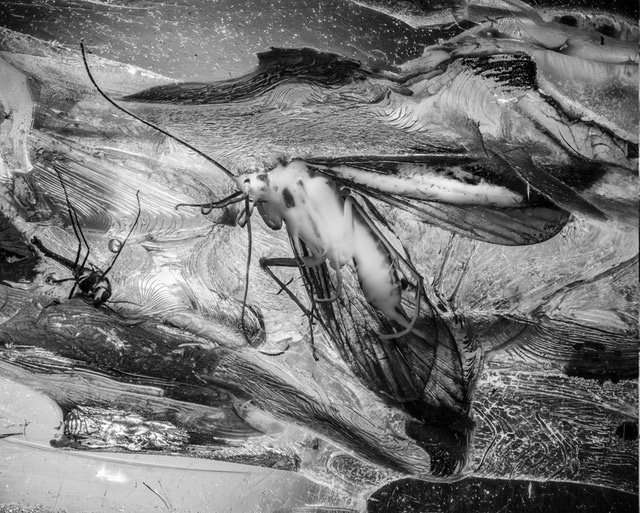
#> input picture resources/left.png, 640 x 513 px
$ jupyter execute homework-2-4-noisy.ipynb
#> lines starting #> are read from the running program, lines starting #| are printed output that depends on the picture; after the words box and inside, x2 and y2 are one past the last pixel; in counts of white or black regions, pixels touching at a corner belong together; long printed decimals are rounded
[cell 1]
import math
import numpy as np
import matplotlib.pyplot as plt
from scipy.stats import uniform
from matplotlib.image import imread

# Homework 2 (4)

## (S) Introducing noise

In step (J), you have the images $S_L(x, y)$ and $S_R(x, y)$. Add noise $N_L(x, y)$ and $N_R(x, y)$ to them, such that

$$
S_L(x ,y) \rightarrow S_L(x, y) + N_L(x, y)
$$

$$
S_R(x ,y) \rightarrow S_R(x, y) + N_R(x, y)
$$

At each pixel location $(x, y)$, the noise $N_L(x, y)$ and $N_R(x, y)$ are independent of each other, and is a random number uniformly distributed in the range between $-N_{max}$ and $N_{max}$, i.e., $-N_{max} \leq N_L(x, y) \leq N_{max}$ and $-N_{max} \leq N_R(x, y) \leq N_{max}$. Noise in different pixels should be independent random numbers in this range. Choose $N_{max} = \sqrt{(R_{11}^S + R_{22}^S)} / 2$ (or you can choose a larger or smaller N). Plot out the noisy images $S_L(x, y)$ and $S_R(x, y)$. With these noisy images, repeat steps (B)-(R), and observe what happens and reflect on the result. You can play with the value of $N_{max}$ and see different effects by different $N_{max}$ values, and try to reflect why.

[cell 2]
def noise(nmax = 1, n = 1):
    return uniform.rvs(loc = -nmax, scale = nmax, size = n)

[cell 3]
def noisy_image(original, nmax = 1):
    noise_data = np.reshape(noise(nmax, n = np.size(original)), newshape = original.shape)
    return original + noise_data

[cell 4]
def covariance(x, y):
    _x = x - np.mean(x)
    _y = y - np.mean(y)
    N = np.size(x)

    return np.array([
        [np.sum(_x * _x) / N, np.sum(_x * _y) / N],
        [np.sum(_y * _x) / N, np.sum(_y * _y) / N]
    ])

[cell 5]
def correlation_coefficient(x, y):
    _x = x - np.mean(x)
    _y = y - np.mean(y)

    return np.sum(_x * _y) / np.sqrt(np.sum(_x * _x) * np.sum(_y * _y))

[cell 6]
def correlation(x, y):
    return np.array([
        [correlation_coefficient(x, x), correlation_coefficient(x, y)],
        [correlation_coefficient(y, x), correlation_coefficient(y, y)]
    ])

[cell 7]
left_original = imread("resources/left.png")
#> left_original is the input picture: shape (513, 640) float32; min 0, max 1, mean 0.467
right_original = imread("resources/right.png")
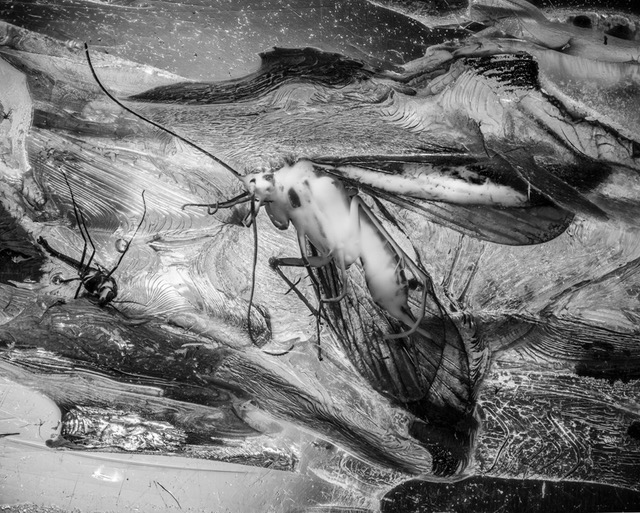
#> input picture resources/right.png, 640 x 513 px
#> right_original is the input picture: shape (513, 640) float32; min 0, max 1, mean 0.464

[cell 8]
r = correlation(left_original, right_original)
#> r = [[1, 0.768], [0.768, 1]]

[cell 9]
nmax = math.sqrt(r[0][0] + r[1][1]) / 2
#> nmax = 0.707

print(f"Using nmax = {nmax}")
#| Using nmax = 0.7071

left_original = noisy_image(left_original, nmax = nmax)
right_original = noisy_image(right_original, nmax = nmax)
#> call 2 of noisy_image, with nmax = 0.707
#> in noisy_image (call 2), `noise_data = np.reshape(noise(nmax, n = np.size(original)), newshape =..`:
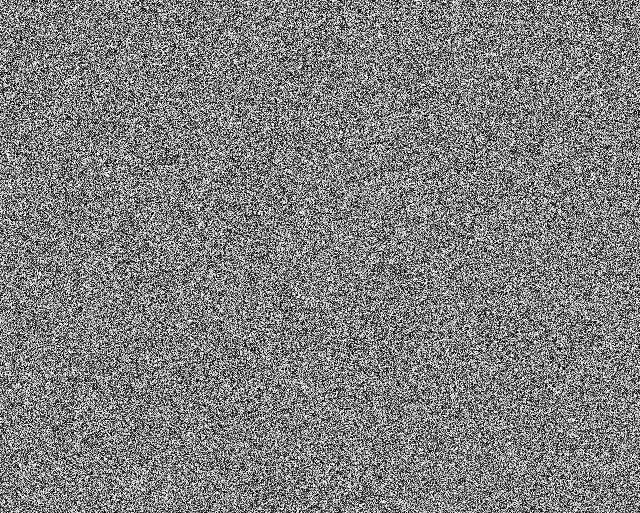
#> noise_data: shape (513, 640) float64; min -0.707, max -3.88e-06, mean -0.353; drawn with min black and max white
#> in noisy_image (call 2), `return original + noise_data`:
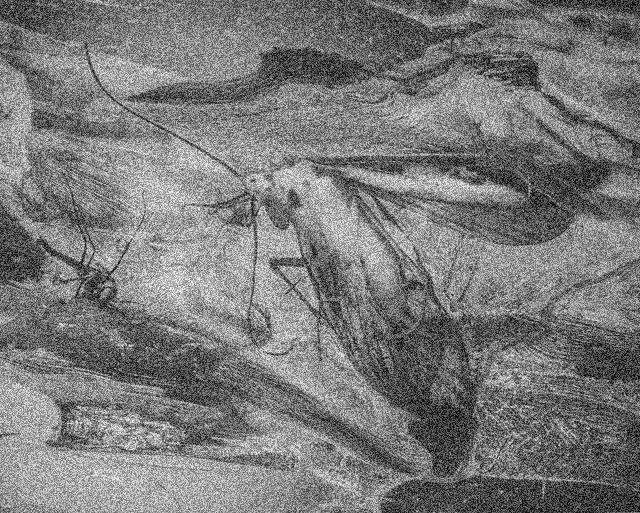
#> returned value: shape (513, 640) float64; min -0.706, max 0.986, mean 0.11; drawn with min black and max white

[cell 10]
def plot_left_and_right(left, right, apply_lim = False, title_left = "Left", title_right = "Right"):
#> called with apply_lim = False, title_left = 'Left', title_right = 'Right'
    max_lim = np.max(np.abs([left, right]))
#> max_lim = 0.991

    plt.subplot(1, 2, 1)
    if apply_lim:
        plt.imshow(left, cmap = "gray", vmin = -max_lim, vmax = max_lim)
    else:
        plt.imshow(left, cmap = "gray")
    plt.colorbar(fraction = 0.046, pad = 0.04)

    if title_left != "":
        plt.title(title_left)

    plt.subplot(1, 2, 2)
    if apply_lim:
        plt.imshow(right, cmap = "gray", vmin = -max_lim, vmax = max_lim)
    else:
        plt.imshow(right, cmap = "gray")
    plt.colorbar(fraction = 0.046, pad = 0.04)

    if title_right != "":
        plt.title(title_right)

    plt.tight_layout()
    plt.show()

[cell 11]
plot_left_and_right(left_original, right_original)

## (B) Normalizing the images

Please normalize each image as follows. For $S_i(x, y)$, with $i = L$ or $i = R$, find $S_i^{min}$ and $S_i^{max}$ as the mininum and maximum of $S_i(x, y)$ across all pixel locations $(x, y)$. Then, for $\hat{S} = 255$, do

$$
S_i(x, y) \rightarrow \hat{S} \frac{S_i(x, y) - S_i^{min}}{{S_i^{max} - S_i^{min}}
$$

Now $0 \leq S_i(x, y) \leq \hat{S}$. Round each $S_i(x, y)$ into an integer value so that $S_i(x, y)$ is an integer between $0$ and $\hat{S}$.

[cell 12]
def normalize(image, s_hat = 255):
#> called with s_hat = 255
    s_min = np.min(image)
#> s_min = -0.707
    s_max = np.max(image)
#> s_max = 0.991

    image = s_hat * (image - s_min) / (s_max - s_min)
    image = np.round(image).astype(np.uint8)

    return image

[cell 13]
left = normalize(left_original)
right = normalize(right_original)

print(f"Before normalization left: min = {np.min(left_original)}, max = {np.max(left_original)}")
#| Before normalization left: min = -0.707, max = 0.9911
print(f"After normalization left: min = {np.min(left)}, max = {np.max(left)}")
#| After normalization left: min = 0, max = 255

print(f"Before normalization right: min = {np.min(right_original)}, max = {np.max(right_original)}")
#| Before normalization right: min = -0.7057, max = 0.9865
print(f"After normalization right: min = {np.min(right)}, max = {np.max(right)}")
#| After normalization right: min = 0, max = 255

[cell 14]
plot_left_and_right(left, right)

## (C) Signal probability

For each $S_i(x, y)$, with $i = L$ or $i = R$, calculate the probability $P(S)$ for $S_i(x, y) = S$ across all $(x, y)$. This means, for each $S = 0, 1, 2, \dots, \hat{S}$, let $n(S)$ be the number of pixels $(x, y)$ for which $S_i(x, y) = S$, and let $N$ be the total number of pixels in $S_i$, then $P(S) = \frac{n(S)}{N}$.
Plot out $P(S)$ vs $S$ for each image $S_i$.

[cell 15]
def probability(x, min_val = 0, max_val = 255):
    bins = np.linspace(min_val, max_val + 1, num = max_val + 2)
    return [bins[:-1], np.histogram(x, bins = bins)[0] / np.size(x)]

[cell 16]
s, p = probability(left)
#> s = 256 values from 0 to 255; p = 256 values, max 0.00852 at index 120, min 3.05e-06 at index 253, mean 0.00391
plt.plot(s, p, label = "Left")

s, p = probability(right)
#> p = 256 values, max 0.00861 at index 121, min 0 at index 254, mean 0.00391
plt.plot(s, p, label = "Right")

plt.legend()
plt.show()

## (D) Signal entropy

For each $S_i(x, y)$, with $i = L$ or $i = R$, calculate the pixel entropy

$$
H(S_i) = - \sum_{S_i} P(S_i)\ log_2\ P(S_i)
$$

Please note that, if for some values $S$ you have $P(S) = 0$, in such a case $P(S)\ log_2\ P(S) = 0$. Your computer will complain if you try to calculate $log_2\ P(S)$ when $P(S) = 0$. So omit these $S$ values with zero $P(S)$ when doing the sum above.

Write out what $H(S)$ is for each image $S_i$.

[cell 17]
def entropy(probs):
    return -np.sum([p * np.log2(p) if p > 0 else 0 for p in probs])

[cell 18]
_, p = probability(left)
#> p = 256 values, max 0.00852 at index 120, min 3.05e-06 at index 253, mean 0.00391
print(f"Entropy for i = L: {round(entropy(p), 2)}")
#| Entropy for i = L: 7.57

_, p = probability(right)
#> p = 256 values, max 0.00861 at index 121, min 0 at index 254, mean 0.00391
print(f"Entropy for i = R: {round(entropy(p), 2)}")
#| Entropy for i = R: 7.57

## (E) Joint probability

Calculate the joint probability $P(S_1, S_2)$ of $S_L(x, y) = S_1$ and $S_R(x, y) = S_2$ for $S_1 = 0, 1, 2, \dots, \hat{S}$ and $S_2 = 0, 1, 2, \dots, \hat{S}$. This means, for each possible pair of values $(S_1, S_2)$, go across all pixels $(x, y)$ to find $n(S_1, S_2)$ as the number of pixels satisfying $S_L(x, y) = S_1$ and $S_R(x, y) = S_2$. Then $P(S_1, S_2) = \frac{n(S_1, S_2)}{N}$.
Plot out $P(S_1, S_2)$ (which is the joint probability distribution function) versus $S_1$ and $S_2$.

[cell 19]
def joint_probability(x, y, min_val = 0, max_val = 255):
#> called with min_val = 0, max_val = 255
    counts, _, _ = np.histogram2d(x.flatten(), y.flatten(), bins = max_val + 1)
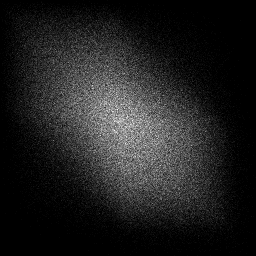
#> counts: shape (256, 256) float64; min 0, max 39, mean 5; drawn with min black and max white

    return counts / np.size(x)
#> returned value: shape (256, 256) float64

[cell 20]
probs = joint_probability(left, right)

[cell 21]
plt.imshow(probs)
plt.xlabel(r'Image $S_1$')
plt.ylabel(r'Image $S_2$')
plt.colorbar(fraction = 0.046, pad = 0.04)
plt.show()

## (F) Joint entropy

Calculate joint entropy as

$$
H(S_1, S_2) = - \sum_{S_1, S_2} P(S_1, S_2)\ log_2\ P(S_1, S_2)
$$

Write out the value for H(S_1, S_2).

[cell 22]
print(f"Joint entropy: {round(entropy(probs.flatten()), 2)}")
#| Joint entropy: 14.87

## (G) Mutual information

Calculate mutual information between corresponding pixels in the two images as

$$
I(S_1, S_2) = \sum_{S_1, S_2} P(S_1, S_2)\ log_2\ \frac{P(S_1, S_2)}{P(S_1)P(S_2)} = H(S_1) + H(S_2) - H(S_1, S_2)
$$

Write out the value for $I(S_1, S_2)$.

[cell 23]
def mutual_information(x, y, min_val = 0, max_val = 255):
#> called with min_val = 0, max_val = 255
    _, p = probability(x, min_val = min_val, max_val = max_val)
#> p = 256 values, max 0.00852 at index 120, min 3.05e-06 at index 253, mean 0.00391
    entropy_x = entropy(p)
#> entropy_x = 7.57

    _, p = probability(y, min_val = min_val, max_val = max_val)
#> p = 256 values, max 0.00861 at index 121, min 0 at index 254, mean 0.00391
    entropy_y = entropy(p)
#> entropy_y = 7.57

    p = joint_probability(x, y, min_val = min_val, max_val = max_val)
    entropy_xy = entropy(p.flatten())
#> entropy_xy = 14.87

    return entropy_x + entropy_y - entropy_xy

[cell 24]
print(f"Mutual information: {round(mutual_information(left, right), 2)}")
#| Mutual information: 0.28

## (H) Redundancy

Calculate the redundancy between the left and right eye images as

$$
\text{Redundancy} = \frac{H(S_1) + H(S_2)}{H(S_1, S_2)} - 1
$$

[cell 25]
def redundancy(x, y, min_val = 0, max_val = 255):
#> called with min_val = 0, max_val = 255
    _, p = probability(x, min_val = min_val, max_val = max_val)
#> p = 256 values, max 0.00852 at index 120, min 3.05e-06 at index 253, mean 0.00391
    entropy_x = entropy(p)
#> entropy_x = 7.57

    _, p = probability(y, min_val = min_val, max_val = max_val)
#> p = 256 values, max 0.00861 at index 121, min 0 at index 254, mean 0.00391
    entropy_y = entropy(p)
#> entropy_y = 7.57

    p = joint_probability(x, y, min_val = min_val, max_val = max_val)
    entropy_xy = entropy(p.flatten())
#> entropy_xy = 14.87

    return ((entropy_x + entropy_y) / entropy_xy) - 1

[cell 26]
print(f"Redundancy: {round(redundancy(left, right), 2)}")
#| Redundancy: 0.02

## (I) Using $n$ bits to present each image pixel

So far, you have done (B)-(H) when the highest pixel value is $\hat{S} = 255$. Now, repeat (B)-(H) for $\hat{S} = 127, 63, 31, 15, 7, 3, 1$. In other words, you can take $\hat{S} = 2^n - 1$ for $n = 1, 2, 3, \dots, 8$ (so that $\hat{S} = 255$ when $n = 8$), so that you use $n$ bits to present each image pixel. Plot $H(S_i)$, $H(S_1, S_2)$, $I(S_1, S_2)$ and Redundancy as functions of $n$. Also, please plot out the two images for each $n$ value, and see if they make sense.

[cell 27]
h_l = []
h_r = []
h_rl = []
i_rl = []
red = []
n_bits = []

for n_bit in range(1, 9):
    s_hat = round(math.pow(2, n_bit) - 1)
    n_bits.append(n_bit)

    _left = normalize(left_original, s_hat = s_hat)
    _right = normalize(right_original, s_hat = s_hat)

    plot_left_and_right(_left, _right, title_left = f"Left, {n_bit} bits", title_right = f"Right, {n_bit} bits")

    _, p = probability(_left, max_val = s_hat)
    h_l.append(entropy(p))

    _, p = probability(_right, max_val = s_hat)
    h_r.append(entropy(p))

    p = joint_probability(_left, _right, max_val = s_hat)
    h_rl.append(entropy(p.flatten()))

    i_rl.append(mutual_information(_left, _right))

    red.append(redundancy(_left, _right, max_val = s_hat))
#> this loop made 8 passes
#> max_lim in plot_left_and_right on passes 3 to 8: 7, 15, 31, 63, 127, 255
#> pass 1, in normalize (call 3), `image = np.round(image).astype(np.uint8)`:
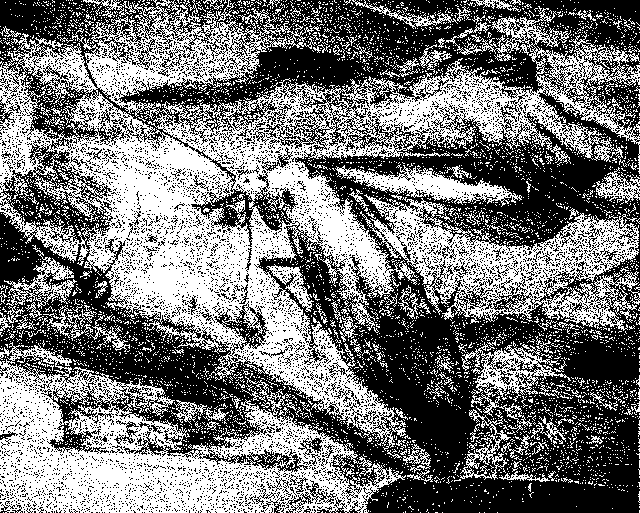
#> image: shape (513, 640); values 0 (black) and 1 (white), 46.8% white; 5215 white regions (5084 under 20 px), largest, box (x1, y1, x2, y2) and area: (0, 0, 640, 451) 80166, (0, 342, 406, 513) 29938, (360, 194, 640, 331) 13969
#> pass 1, in normalize (call 4), `image = np.round(image).astype(np.uint8)`:
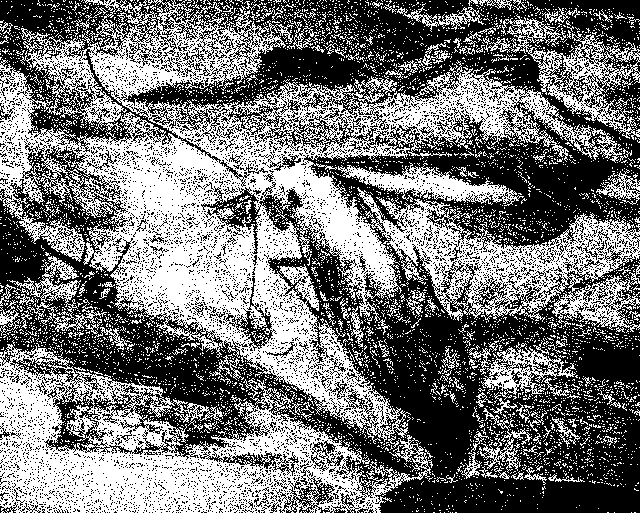
#> image: shape (513, 640); values 0 (black) and 1 (white), 46.4% white; 5233 white regions (5083 under 20 px), largest, box (x1, y1, x2, y2) and area: (0, 0, 640, 444) 88137, (0, 344, 433, 513) 31277, (483, 14, 640, 140) 4475
#> after the loop, h_l = [0.997, 1.35, 2.43, 3.49, 4.53, 5.56, 6.57, 7.57]; h_r = [0.996, 1.35, 2.43, 3.49, 4.53, 5.55, 6.57, 7.57]; h_rl = [1.93, 2.6, 4.72, 6.84, 8.91, 10.95, 12.94, 14.87]; i_rl = [0.0662, 0.0947, 0.14, 0.153, 0.158, 0.165, 0.189, 0.276]; n_bits = [1, 2, 3, 4, 5, 6, 7, 8]; red = [0.0343, 0.0364, 0.0298, 0.0224, 0.0178, 0.0151, 0.0146, 0.0186]

[cell 28]
plt.figure(figsize = (12, 6))

plt.subplot(1, 3, 1)
plt.plot(n_bits, h_l, label = "Entropy, left")
plt.plot(n_bits, h_r, label = "Entropy, right")
plt.plot(n_bits, h_rl, label = "Entropy, joint")
plt.legend()
plt.xlabel("S, log2")

plt.subplot(1, 3, 2)
plt.plot(n_bits, i_rl, label = "Mutual information")
plt.legend()
plt.xlabel("S, log2")

plt.subplot(1, 3, 3)
plt.plot(n_bits, red, label = "Redundancy")
plt.legend()
plt.xlabel("S, log2")
plt.show()
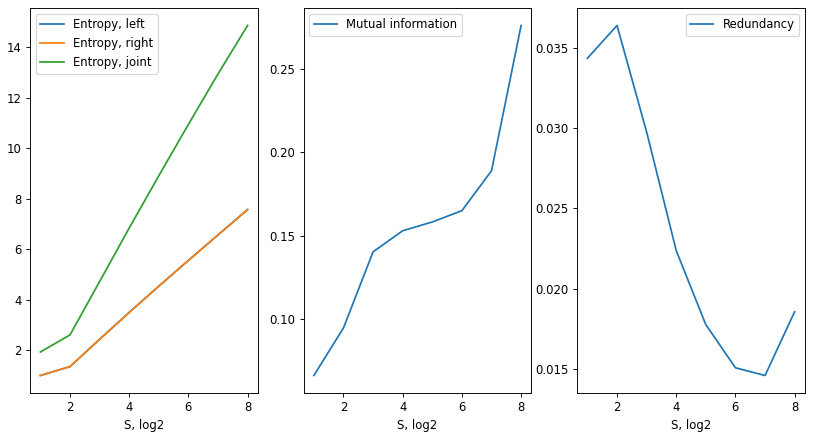
#> figure drawn by matplotlib, 3 panels

## (J) Correlation

Let us go back to take $\hat{S} = 255$, so that each $S(x, y)$ pixel is represented by 8 bits.
For each image $S(x, y)$, let

$$
\bar{S}_i = \sum_{x, y} \frac{S_i(x, y)}{N}
$$

be the average value of $S(x, y)$ across all the image pixels. Then shift the pixel value

$$
S_i(x, y) \rightarrow S_i(x, y) - \bar{S}_i
$$

so that each image should now have a zero mean value.

Now, the correlation between $S_i(x, y)$ and $S_j(x, y)$ across pixels is

\begin{equation*}
\begin{split}
R^S_{ij} &= \langle S_i S_j \rangle \\
&= \frac{\sum_{x, y} S_i(x, y) S_j(x, y)}{\sum_{x, y} 1} \\
&= \frac{\sum_{x, y} S_i(x, y) S_j(x, y)}{N}
\end{split}
\end{equation*}

So you can get a $2 \times 2$ matrix $R^S$ with elements $R_{ij}^S$ for $i = 1, 2$ and $j = 1, 2$.

$$
R^S = \begin{pmatrix}
R_{11}^S & R_{12}^S \\
R_{21}^S & R_{22}^S
\end{pmatrix}
$$

The diagonal element, $R_{11}^S$ and $R_{22}^S$ of this matrix are the variance of pixel values in each monocular image, and the off-diagonal values are the covariance between the two monocular images. Please write out this matrix value.

[cell 29]
r = covariance(left, right)
#> in covariance, `N = np.size(x)`: N = 328320
#> r = [[2197.2, 962.1], [962.1, 2192.1]]

print("Covariance:")
print(np.round(r, 2))
#| [[2197.19  962.09]
#|  [ 962.09 2192.15]]

print("Correlation:")
print(np.round(correlation(left.flatten(), right.flatten()), 2))
#| [[1.   0.44]
#|  [0.44 1.  ]]

## (K) Scatter plot

Give a scatter plot of $S_L(x, y)$ versus $S_R(x, y)$. This means, start with a plot with horizontal and vertical axes, plot a point at location $(S_L(x, y), S_R(x, y))$, with the value of $S_L(x, y)$ and $S_R(x, y)$ on the horizontal and vertical axes respectively, for each pixel $(x, y)$ in images $S_L(x, y)$ and $S_R(x, y)$. Compare your plot with one in Figure 1, and see if they look similar.

[cell 30]
shifted_left = (left - np.mean(left)).flatten()
shifted_right = (right - np.mean(right)).flatten()

corr = correlation_coefficient(shifted_left, shifted_right)
#> corr = 0.438

plt.scatter(shifted_left, shifted_right, s = 0.1)
plt.axhline(y = 0, color = "black", linewidth = 0.5)
plt.axvline(x = 0, color = "black", linewidth = 0.5)
plt.xlabel("S left")
plt.ylabel("S right")
plt.title(f"Correlation: {round(corr, 2)}")
plt.show()
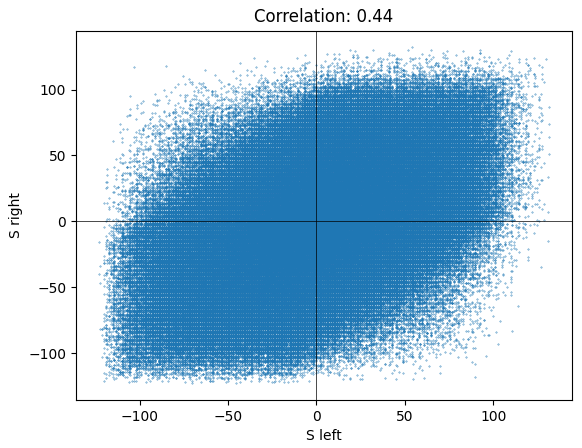
#> figure drawn by matplotlib, 1 panel

## (L) Eigenvalues and eigenvectors

Calculate the eigenvalues and eigenvectors of the $2 \times 2$ matrix $R^S$. Plot each eigenvector as a vector in the scatter plot you obtained above in (K), and observe how each eigenvector is related to the character of this scatter plot of data, and observe how each eigenvalue is related to the variance of the data projected onto each eigenvector.

[cell 31]
eigenvalues, eigenvectors = np.linalg.eig(r)
#> eigenvalues = [3156.8, 1232.6]; eigenvectors = [[0.708, -0.706], [0.706, 0.708]]

[cell 32]
plt.scatter(shifted_left, shifted_right, s = 0.1, alpha = 0.5)
plt.axhline(y = 0, color = "black", linewidth = 0.5)
plt.axvline(x = 0, color = "black", linewidth = 0.5)
plt.xlabel("S left")
plt.ylabel("S right")
plt.title(f"Correlation: {round(corr, 2)}")

for i in range(len(eigenvalues)):
    eigen_x = np.sqrt(eigenvalues)[i] * eigenvectors[0, i]
    eigen_y = np.sqrt(eigenvalues)[i] * eigenvectors[1, i]

    plt.quiver(0, 0, eigen_x, eigen_y,
               angles='xy', scale_units='xy', scale=1, color=['r', 'b'][i])
    plt.annotate(text = round(eigenvalues[i], 2), xy = (eigen_x - 20, eigen_y + 10), size = 12)
#> this loop made 2 passes
#> (eigen_x, eigen_y) on passes 1 to 2: (39.78, 39.68), (-24.79, 24.86)

plt.show()
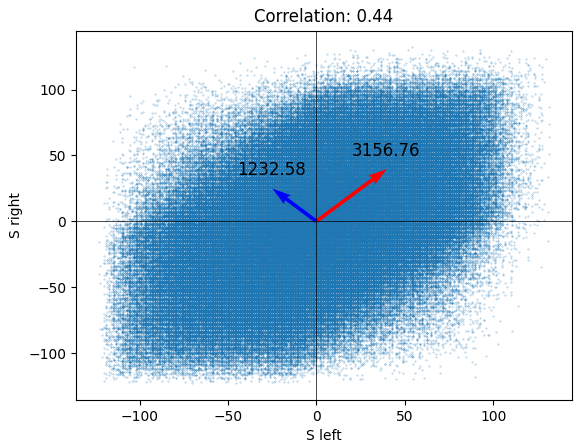
#> figure drawn by matplotlib, 1 panel

## (M) Image decorrelation

Define

$$
S_{+}(x, y) = \frac{1}{\sqrt{2}}(S_L(x, y) + S_R(x, y))
$$

$$
S_{-}(x, y) = \frac{1}{\sqrt{2}}(-S_L(x, y) + S_R(x, y))
$$

Now $S_{+}(x, y)$ and $S_{-}(x, y)$ are two new images. Plot them out. Their pixel values are the projections of the original data $(S_L(x, y), S_R(x, y))$ onto the eigenvectors, or they are the principal components of the data.

[cell 33]
left = normalize(left_original)
left = left - np.mean(left)
right = normalize(right_original)
right = right - np.mean(right)

[cell 34]
s_plus = 1 / math.sqrt(2) * (left + right)
s_minus = 1 / math.sqrt(2) * (left - right)
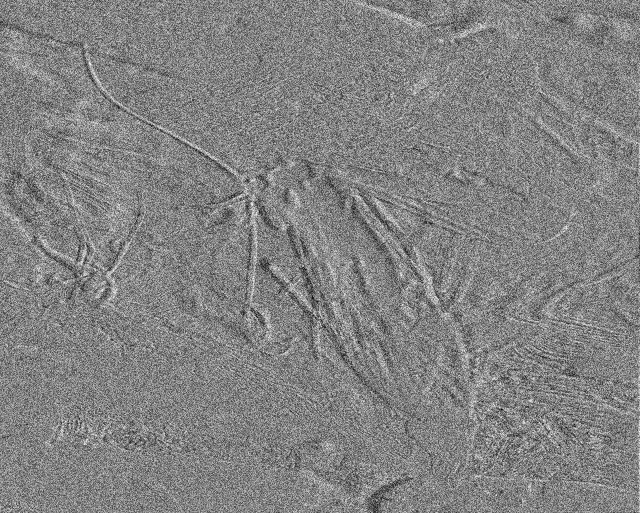
#> s_minus: shape (513, 640) float64; min -155.7, max 146.9, mean 0; drawn with min black and max white

[cell 35]
plot_left_and_right(s_plus, s_minus, apply_lim = True, title_left = "S+", title_right = "S-")
#> (the rest of the program and of its run is left out)
